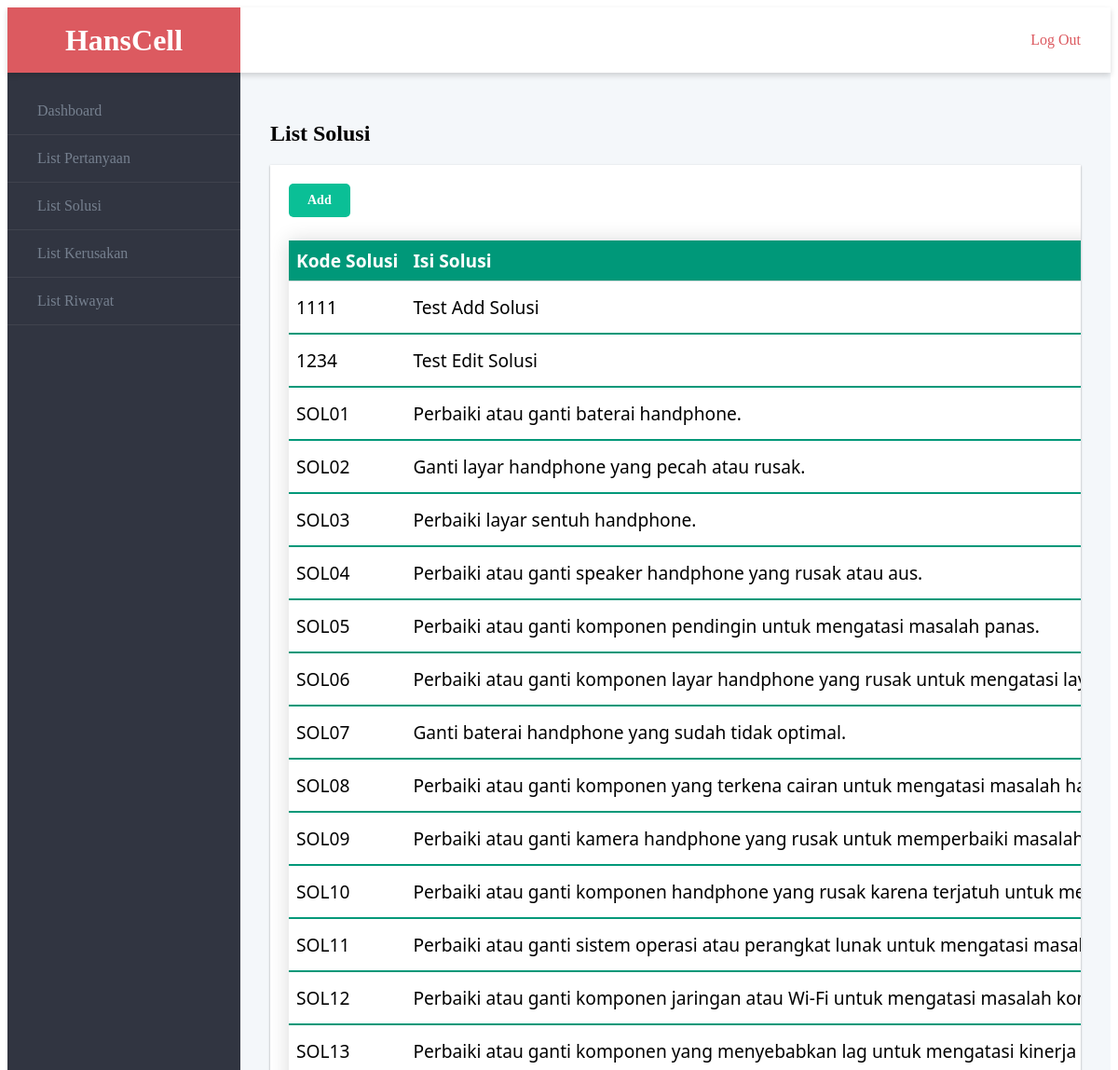
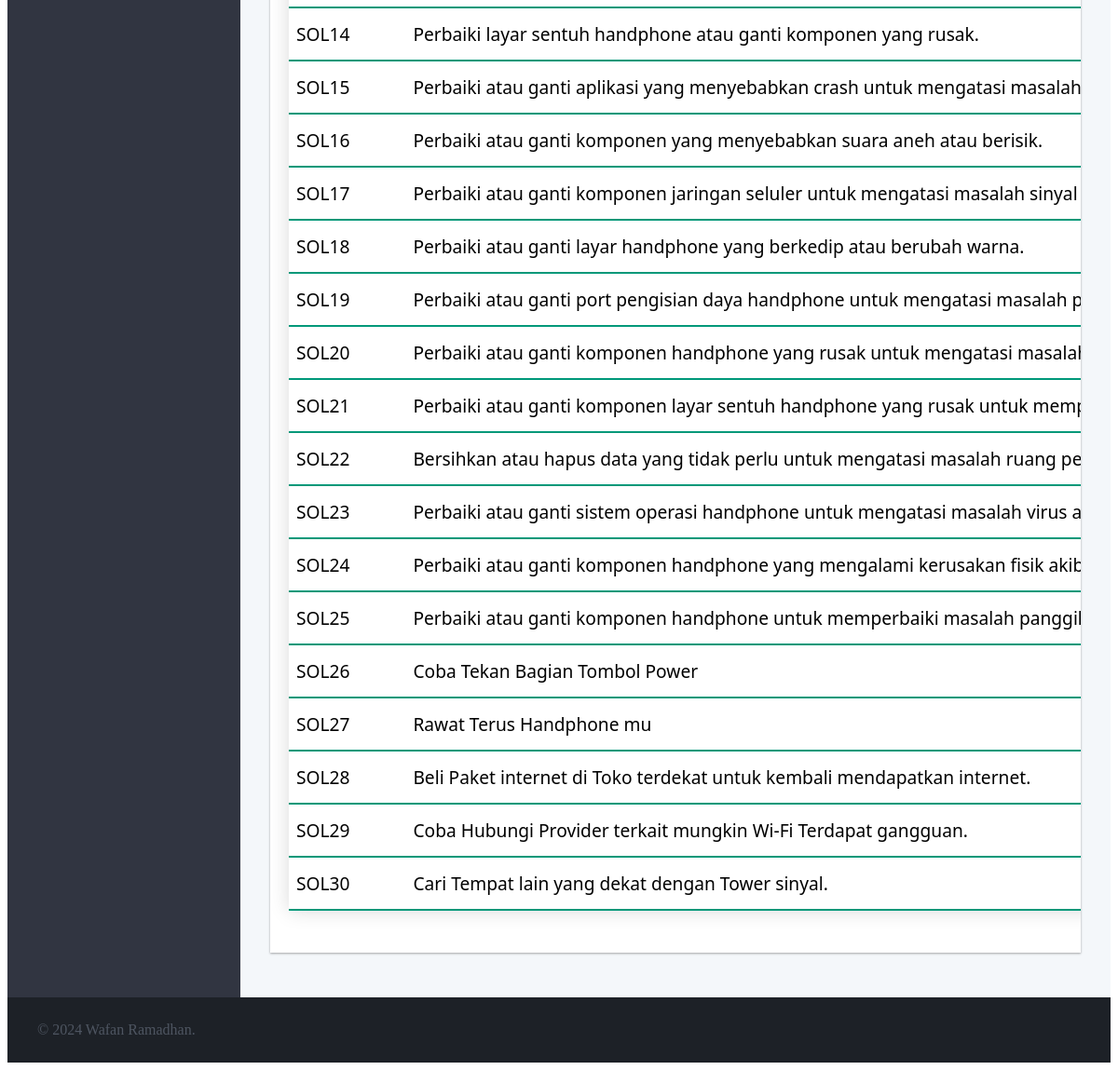
The app's page /admin/list_solusi.php with its own data (2 pictures, top to bottom).
### tables this page shows
CREATE TABLE `solusi` (
  `kode_solusi` varchar(50) NOT NULL,
  `isi_solusi` varchar(200) DEFAULT NULL
);

### admin/list_solusi.php (the view, shortened to what this page needs)
<!DOCTYPE html>
<html lang="en">
    <head>
        <link rel="stylesheet" href="https://cdnjs.cloudflare.com/ajax/libs/normalize/5.0.0/normalize.min.css" />
        <link rel="stylesheet" href="css/admin.css" />
    </head>
    <body>
        <div class="admin">
            <?php include('component/header.php'); ?>
            <?php include('component/navbar.php'); ?>
            <main class="admin__main">
                <h2>List Solusi</h2>
                <div class="dashboard">
                    <div class="dashboard__item dashboard__item--full">
                        <div class="card">
                            <a href="#open_solusi_add" class="button button-tambah" data-toggle="modal">Add</a>
                            <table class="styled-table">
                                <thead>
                                    <tr>
                                        <th>Kode Solusi</th>
                                        <th>Isi Solusi</th>
                                    </tr>
                                </thead>
                                <tbody>
                                    <?php
                                        include "process/koneksi.php";
                                        $select = mysqli_query($connect, "SELECT * FROM solusi");
                                        while($data = mysqli_fetch_array($select)) {
                                    ?>
                                    <tr>
                                        <td><?php echo $data['kode_solusi']; ?></td>
                                        <td><?php echo $data['isi_solusi']; ?></td>
                                    </tr>
                                </tbody>
                                <?php } ?>
                            </table>
                        </div>
                    </div>
                </div>
            </main>
            <?php include('component/footer.php'); ?>
        </div>
    </body>
</html>

### admin/component/header.php (shortened to what this page needs)
<header class="admin__header">
    <a href="#" class="logo">
        <h1>HansCell</h1>
    </a>
    <div class="toolbar">
        <a href="process/proseslogout.php" class="logout"> Log Out </a>
    </div>
</header>

### admin/component/navbar.php
<nav class="admin__nav">
    <ul class="menu">
        <li class="menu__item">
            <a class="menu__link" href="landingpage.php">Dashboard</a>
        </li>
        <li class="menu__item">
            <a class="menu__link" href="list_pertanyaan.php">List Pertanyaan</a>
        </li>
        <li class="menu__item">
            <a class="menu__link" href="list_solusi.php">List Solusi</a>
        </li>
        <li class="menu__item">
            <a class="menu__link" href="list_kerusakan.php">List Kerusakan</a>
        </li>
        <li class="menu__item">
            <a class="menu__link" href="list_history.php">List Riwayat</a>
        </li>
    </ul>
</nav>

### admin/component/footer.php
<footer class="admin__footer">
    <span> &copy; 2024 Wafan Ramadhan. </span>
</footer>

### admin/css/admin.css (style rules this page uses)
*, *::before, *::after { box-sizing: border-box; }
body { height: 100%; overflow-x: hidden; }
.admin { --spacing: 1rem; display: flex; flex-wrap: wrap; display: grid; height: 100vh; grid-template-rows: 70px 1fr 70px; grid-template-columns: 250px 1fr; grid-template-areas: "header header" "nav main" "footer footer"; }
.admin__header { display: flex; flex-basis: 100%; grid-area: header; height: 70px; background-color: #fff; box-shadow: 0 3px 6px rgba(0, 0, 0, 0.16); position: relative; }
.admin__nav { flex: 0 0 250px; grid-area: nav; background-color: #313541; }
.admin__main { flex: 1; grid-area: main; padding: var(--spacing); overflow-y: auto; overflow-x: hidden; -webkit-overflow-scrolling: touch; background-color: #f4f7fa; }
.admin__footer { display: flex; grid-area: footer; flex-basis: 100%; justify-content: space-between; align-items: center; height: 70px; padding: 0 var(--spacing); color: #4e5561; background-color: #1d2127; }
@media screen and (min-width: 48rem) { .admin { --spacing: 2rem; } }
.dashboard { --column-count: 2; display: flex; flex-wrap: wrap; margin: 0 calc(var(--spacing) * -0.5); display: grid; grid-template-columns: repeat(var(--column-count), 1fr); grid-gap: var(--spacing); }
.dashboard__item { flex: 1 1 50%; grid-column-end: span 2; padding: calc(var(--spacing) / 2); }
.dashboard__item--full { flex-basis: 100%; grid-column: 1/-1; }
@media screen and (min-width: 48rem) { .dashboard { --column-count: 4; } }
a { color: #dc5a60; text-decoration: none; }
.logo { display: flex; flex: 0 0 250px; height: 70px; justify-content: center; align-items: center; position: relative; margin: 0; color: #fff; background-color: #dc5a60; font-size: 1rem; }
.logo h1 { margin: 0; }
.toolbar { display: flex; flex: 1; justify-content: space-between; align-items: center; padding: 0 var(--spacing); }
.menu { list-style-type: none; padding: 0; }
.menu__item { border-bottom: 1px solid rgba(255, 255, 255, 0.07); }
.menu__link { display: block; padding: 1rem 2rem; color: #76808f; text-decoration: none; }
.card { overflow-x: auto; padding: 20px; height: 100%; font-size: 2rem; font-weight: 300; background-color: #fff; box-shadow: 0 1px 3px rgba(0, 0, 0, 0.12), 0 1px 2px rgba(0, 0, 0, 0.24); transition: all 0.3s cubic-bezier(0.25, 0.8, 0.25, 1); }
.styled-table { width: 100%; border-collapse: collapse; margin: 25px 0; font-size: 0.6em; font-family: "Segoe UI", Tahoma, Geneva, Verdana, sans-serif; min-width: 400px; box-shadow: 0 0 20px rgba(0, 0, 0, 0.15); overflow: hidden; white-space: nowrap; }
.styled-table thead tr { background-color: #009879; color: #ffffff; text-align: left; }
.styled-table th, .styled-table td { padding: 8px; text-align: left; border-bottom: 1px solid #ddd; }
.styled-table tbody tr { border-bottom: 1px solid #dddddd; }
.styled-table tbody tr:last-of-type { border-bottom: 2px solid #009879; }
.button { display: table-cell; padding: 10px 20px; font-size: 14px; font-weight: bold; color: #fff; background-color: #007bff; border: none; border-radius: 5px; text-align: center; text-decoration: none; transition: background-color 0.3s ease; }
.button-tambah { background-color: #0abf96; }

### records on screen
solusi: kode_solusi "1111", isi_solusi "Test Add Solusi"
solusi: kode_solusi "1234", isi_solusi "Test Edit Solusi"
solusi: kode_solusi "SOL01", isi_solusi "Perbaiki atau ganti baterai handphone."
solusi: kode_solusi "SOL02", isi_solusi "Ganti layar handphone yang pecah atau rusak."
solusi: kode_solusi "SOL03", isi_solusi "Perbaiki layar sentuh handphone."
solusi: kode_solusi "SOL04", isi_solusi "Perbaiki atau ganti speaker handphone yang rusak atau aus."
solusi: kode_solusi "SOL05", isi_solusi "Perbaiki atau ganti komponen pendingin untuk mengatasi masalah panas."
solusi: kode_solusi "SOL06", isi_solusi "Perbaiki atau ganti komponen layar handphone yang rusak untuk mengatasi…"
solusi: kode_solusi "SOL07", isi_solusi "Ganti baterai handphone yang sudah tidak optimal."
solusi: kode_solusi "SOL08", isi_solusi "Perbaiki atau ganti komponen yang terkena cairan untuk mengatasi masalah…"
solusi: kode_solusi "SOL09", isi_solusi "Perbaiki atau ganti kamera handphone yang rusak untuk memperbaiki…"
solusi: kode_solusi "SOL10", isi_solusi "Perbaiki atau ganti komponen handphone yang rusak karena terjatuh untuk…"
solusi: kode_solusi "SOL11", isi_solusi "Perbaiki atau ganti sistem operasi atau perangkat lunak untuk mengatasi…"
solusi: kode_solusi "SOL12", isi_solusi "Perbaiki atau ganti komponen jaringan atau Wi-Fi untuk mengatasi masalah…"
solusi: kode_solusi "SOL13", isi_solusi "Perbaiki atau ganti komponen yang menyebabkan lag untuk mengatasi kinerja…"
solusi: kode_solusi "SOL14", isi_solusi "Perbaiki layar sentuh handphone atau ganti komponen yang rusak."
solusi: kode_solusi "SOL15", isi_solusi "Perbaiki atau ganti aplikasi yang menyebabkan crash untuk mengatasi masalah…"
solusi: kode_solusi "SOL16", isi_solusi "Perbaiki atau ganti komponen yang menyebabkan suara aneh atau berisik."
solusi: kode_solusi "SOL17", isi_solusi "Perbaiki atau ganti komponen jaringan seluler untuk mengatasi masalah sinyal…"
solusi: kode_solusi "SOL18", isi_solusi "Perbaiki atau ganti layar handphone yang berkedip atau berubah warna."
solusi: kode_solusi "SOL19", isi_solusi "Perbaiki atau ganti port pengisian daya handphone untuk mengatasi masalah…"
solusi: kode_solusi "SOL20", isi_solusi "Perbaiki atau ganti komponen handphone yang rusak untuk mengatasi…"
solusi: kode_solusi "SOL21", isi_solusi "Perbaiki atau ganti komponen layar sentuh handphone yang rusak untuk…"
solusi: kode_solusi "SOL22", isi_solusi "Bersihkan atau hapus data yang tidak perlu untuk mengatasi masalah ruang…"
solusi: kode_solusi "SOL23", isi_solusi "Perbaiki atau ganti sistem operasi handphone untuk mengatasi masalah virus…"
solusi: kode_solusi "SOL24", isi_solusi "Perbaiki atau ganti komponen handphone yang mengalami kerusakan fisik…"
solusi: kode_solusi "SOL25", isi_solusi "Perbaiki atau ganti komponen handphone untuk memperbaiki masalah…"
solusi: kode_solusi "SOL26", isi_solusi "Coba Tekan Bagian Tombol Power"
solusi: kode_solusi "SOL27", isi_solusi "Rawat Terus Handphone mu"
solusi: kode_solusi "SOL28", isi_solusi "Beli Paket internet di Toko terdekat untuk kembali mendapatkan internet."
solusi: kode_solusi "SOL29", isi_solusi "Coba Hubungi Provider terkait mungkin Wi-Fi Terdapat gangguan."
solusi: kode_solusi "SOL30", isi_solusi "Cari Tempat lain yang dekat dengan Tower sinyal."
